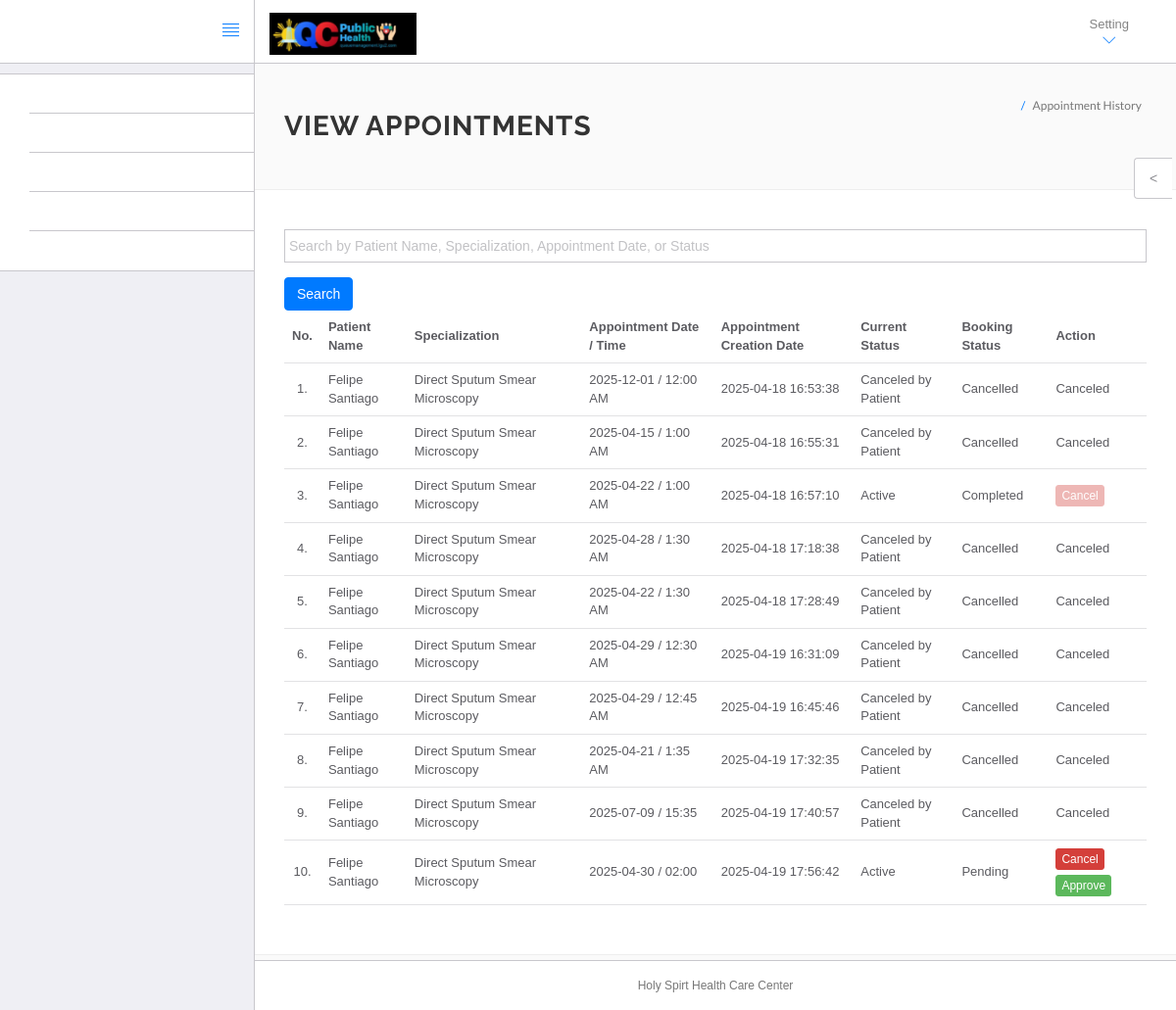
Page /hms/doctor/appointment-history.php (signed in) on the committed database.
### tables this page shows
CREATE TABLE `appointment` (
  `id` int(11) NOT NULL,
  `ref` varchar(255) NOT NULL,
  `doctorSpecialization` varchar(255) DEFAULT NULL,
  `doctorId` int(11) DEFAULT NULL,
  `userId` int(11) DEFAULT NULL,
  `consultancyFees` int(11) DEFAULT NULL,
  `appointmentDate` varchar(255) DEFAULT NULL,
  `appointmentTime` varchar(255) DEFAULT NULL,
  `postingDate` timestamp NULL DEFAULT current_timestamp(),
  `userStatus` int(11) DEFAULT NULL,
  `bookingStatus` varchar(255) NOT NULL DEFAULT 'Pending',
  `doctorStatus` int(11) DEFAULT NULL,
  `updationDate` timestamp NULL DEFAULT NULL ON UPDATE current_timestamp()
);

CREATE TABLE `users` (
  `id` int(11) NOT NULL,
  `fullName` varchar(255) DEFAULT NULL,
  `address` longtext DEFAULT NULL,
  `city` varchar(255) DEFAULT NULL,
  `gender` varchar(255) DEFAULT NULL,
  `email` varchar(255) DEFAULT NULL,
  `password` varchar(255) DEFAULT NULL,
  `regDate` timestamp NULL DEFAULT current_timestamp(),
  `updationDate` timestamp NULL DEFAULT NULL ON UPDATE current_timestamp()
);

### hms/doctor/appointment-history.php (the view, shortened to what this page needs)
<?php
include('include/config.php');
if (strlen($_SESSION['id']) == 0) {
    header('location:logout.php');
} else {
    $search = '';
?>
<!DOCTYPE html>
<html lang="en">
<head>
    <link rel="stylesheet" href="vendor/bootstrap/css/bootstrap.min.css">
    <link rel="stylesheet" href="vendor/fontawesome/css/font-awesome.min.css">
    <link rel="stylesheet" href="vendor/themify-icons/themify-icons.min.css">
    <link href="vendor/animate.css/animate.min.css" rel="stylesheet" media="screen">
    <link href="vendor/perfect-scrollbar/perfect-scrollbar.min.css" rel="stylesheet" media="screen">
    <link href="vendor/switchery/switchery.min.css" rel="stylesheet" media="screen">
    <link href="vendor/bootstrap-touchspin/jquery.bootstrap-touchspin.min.css" rel="stylesheet" media="screen">
    <link href="vendor/select2/select2.min.css" rel="stylesheet" media="screen">
    <link href="vendor/bootstrap-datepicker/bootstrap-datepicker3.standalone.min.css" rel="stylesheet" media="screen">
    <link href="vendor/bootstrap-timepicker/bootstrap-timepicker.min.css" rel="stylesheet" media="screen">
    <link rel="stylesheet" href="assets/css/styles.css">
    <link rel="stylesheet" href="assets/css/plugins.css">
    <link rel="stylesheet" href="assets/css/themes/theme-1.css" id="skin_color" />
</head>
<body>
    <div id="app">
        <?php include('include/sidebar.php');?>
        <div class="app-content">
            <?php include('include/header.php');?>
            <div class="main-content">
                <div class="wrap-content container" id="container">
                    <section id="page-title">
                        <div class="row">
                            <div class="col-sm-8">
                                <h1 class="mainTitle"><strong>VIEW APPOINTMENTS</strong></h1>
                            </div>
                            <ol class="breadcrumb">
                                <li class="active">
                                    <span>Appointment History</span>
                                </li>
                            </ol>
                        </div>
                    </section>
                    <div class="container-fluid container-fullw bg-white">
                        <div class="row">
                            <div class="col-md-12">
                                <form method="GET" action="" class="mb-3">
                                    <div class="form-group">
                                        <input type="text" id="searchInput" name="search" class="form-control" placeholder="Search by Patient Name, Specialization, Appointment Date, or Status" value="<?php echo htmlentities($search); ?>" />
                                    </div>
                                    <button type="submit" class="btn btn-primary">Search</button>
                                </form>
                                <table class="table table-hover" id="sample-table-1">
                                    <thead>
                                        <tr>
                                            <th class="center">No.</th>
                                            <th class="hidden-xs">Patient Name</th>
                                            <th>Specialization</th>
                                            <th>&nbsp;</th>
                                            <th>Appointment Date / Time</th>
                                            <th>Appointment Creation Date</th>
                                            <th>Current Status</th>
                                            <th>Booking Status</th>
                                            <th>Action</th>
                                        </tr>
                                    </thead>
                                    <tbody>
<?php
$sql = "SELECT users.fullName AS fname, appointment.*
        FROM appointment
        JOIN users ON users.id = appointment.userId
        WHERE appointment.doctorId = '" . $_SESSION['id'] . "'";
$result = mysqli_query($con, $sql);
$cnt = 1;
while ($row = mysqli_fetch_array($result)) {
?>
                                        <tr>
                                            <td class="center"><?php echo $cnt;?>.</td>
                                            <td class="hidden-xs"><?php echo $row['fname'];?></td>
                                            <td><?php echo $row['doctorSpecialization'];?></td>
                                            <td>&nbsp;</td>
                                            <td><?php echo $row['appointmentDate'];?> / <?php echo $row['appointmentTime'];?></td>
                                            <td><?php echo $row['postingDate'];?></td>
                                            <td>
<?php
if (($row['userStatus'] == 1) && ($row['doctorStatus'] == 1)) {
    echo "Active";
} elseif (($row['userStatus'] == 0) && ($row['doctorStatus'] == 1)) {
    echo "Canceled by Patient";
} elseif (($row['userStatus'] == 1) && ($row['doctorStatus'] == 0)) {
    echo "Canceled by you";
}
?>
                                            </td>
                                            <td><?php echo $row['bookingStatus'];?></td>
                                            <td>
                                            <div class="visible-md visible-lg hidden-sm hidden-xs">
        <?php if (($row['userStatus'] == 1) && ($row['doctorStatus'] == 1)) { ?>
            <?php if ($row['bookingStatus'] == 'Approved' || $row['bookingStatus'] == 'Completed') { ?>
                <button class="btn btn-danger btn-xs" title="Cancel Appointment" disabled>Cancel</button>
            <?php } else { ?>
                <a href="appointment-history.php?id=<?php echo $row['id']?>&cancel=update" onClick="return confirm('Are you sure you want to cancel this appointment?')" class="btn btn-danger btn-xs" title="Cancel Appointment">Cancel</a>
            <?php } ?>
        <?php } else {
            echo "Canceled";
        } ?>
        <?php if ($row['bookingStatus'] == 'Pending') { ?>
            <a href="appointment-history.php?id=<?php echo $row['id']?>&approve=update" class="btn btn-success btn-xs" style="margin-top: 5px;" title="Approve Appointment">Approve</a>
        <?php } elseif ($row['bookingStatus'] == 'Approved') { ?>
            <a href="appointment-history.php?id=<?php echo $row['id']?>&complete=update" class="btn btn-warning btn-xs" style="margin-top: 5px;" title="Complete Appointment">Complete</a>
        <?php } ?>
    </div>
                                            </td>
                                        </tr>
<?php
    $cnt++;
}
?>
                                    </tbody>
                                </table>
                            </div>
                        </div>
                    </div>
                </div>
            </div>
        </div>
        <?php include('include/footer.php');?>
        <?php include('include/setting.php');?>
</body>
</html>
<?php } ?>

### hms/doctor/assets/css/themes/theme-1.css (style rules this page uses)
body { background: #FAFAFA; }

### rows in the picture
appointment: userId.fullName "Felipe Santiago", doctorSpecialization "Direct Sputum Smear Microscopy", appointmentDate "2025-12-01", appointmentTime "12:00 AM", postingDate "2025-04-18 16:53:38", userStatus "Canceled by Patient", bookingStatus "Cancelled"
appointment: userId.fullName "Felipe Santiago", doctorSpecialization "Direct Sputum Smear Microscopy", appointmentDate "2025-04-15", appointmentTime "1:00 AM", postingDate "2025-04-18 16:55:31", userStatus "Canceled by Patient", bookingStatus "Cancelled"
appointment: userId.fullName "Felipe Santiago", doctorSpecialization "Direct Sputum Smear Microscopy", appointmentDate "2025-04-22", appointmentTime "1:00 AM", postingDate "2025-04-18 16:57:10", userStatus "Active", bookingStatus "Completed"
appointment: userId.fullName "Felipe Santiago", doctorSpecialization "Direct Sputum Smear Microscopy", appointmentDate "2025-04-28", appointmentTime "1:30 AM", postingDate "2025-04-18 17:18:38", userStatus "Canceled by Patient", bookingStatus "Cancelled"
appointment: userId.fullName "Felipe Santiago", doctorSpecialization "Direct Sputum Smear Microscopy", appointmentDate "2025-04-22", appointmentTime "1:30 AM", postingDate "2025-04-18 17:28:49", userStatus "Canceled by Patient", bookingStatus "Cancelled"
appointment: userId.fullName "Felipe Santiago", doctorSpecialization "Direct Sputum Smear Microscopy", appointmentDate "2025-04-29", appointmentTime "12:30 AM", postingDate "2025-04-19 16:31:09", userStatus "Canceled by Patient", bookingStatus "Cancelled"
appointment: userId.fullName "Felipe Santiago", doctorSpecialization "Direct Sputum Smear Microscopy", appointmentDate "2025-04-29", appointmentTime "12:45 AM", postingDate "2025-04-19 16:45:46", userStatus "Canceled by Patient", bookingStatus "Cancelled"
appointment: userId.fullName "Felipe Santiago", doctorSpecialization "Direct Sputum Smear Microscopy", appointmentDate "2025-04-21", appointmentTime "1:35 AM", postingDate "2025-04-19 17:32:35", userStatus "Canceled by Patient", bookingStatus "Cancelled"
appointment: userId.fullName "Felipe Santiago", doctorSpecialization "Direct Sputum Smear Microscopy", appointmentDate "2025-07-09", appointmentTime "15:35", postingDate "2025-04-19 17:40:57", userStatus "Canceled by Patient", bookingStatus "Cancelled"
appointment: userId.fullName "Felipe Santiago", doctorSpecialization "Direct Sputum Smear Microscopy", appointmentDate "2025-04-30", appointmentTime "02:00", postingDate "2025-04-19 17:56:42", userStatus "Active", bookingStatus "Pending"
